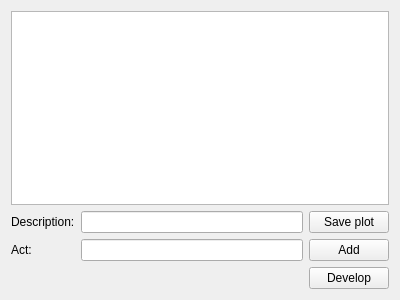
<?xml version="1.0" encoding="UTF-8"?>
<ui version="4.0">
 <class>Assistant</class>
 <widget class="QWidget" name="Assistant">
  <property name="geometry">
   <rect>
    <x>0</x>
    <y>0</y>
    <width>400</width>
    <height>300</height>
   </rect>
  </property>
  <property name="windowTitle">
   <string>Assistant</string>
  </property>
  <layout class="QVBoxLayout" name="verticalLayout_2">
   <item>
    <widget class="QTableView" name="tableView"/>
   </item>
   <item>
    <layout class="QHBoxLayout" name="horizontalLayout">
     <item>
      <layout class="QFormLayout" name="formLayout">
       <item row="0" column="0">
        <widget class="QLabel" name="label">
         <property name="text">
          <string>Description:</string>
         </property>
         <property name="buddy">
          <cstring>lineEditDescription</cstring>
         </property>
        </widget>
       </item>
       <item row="0" column="1">
        <widget class="QLineEdit" name="lineEditDescription"/>
       </item>
       <item row="1" column="0">
        <widget class="QLabel" name="label_2">
         <property name="text">
          <string>Act:</string>
         </property>
         <property name="buddy">
          <cstring>lineEditAct</cstring>
         </property>
        </widget>
       </item>
       <item row="1" column="1">
        <widget class="QLineEdit" name="lineEditAct"/>
       </item>
      </layout>
     </item>
     <item>
      <layout class="QVBoxLayout" name="verticalLayout">
       <item>
        <widget class="QPushButton" name="plotButton">
         <property name="text">
          <string>Save plot</string>
         </property>
        </widget>
       </item>
       <item>
        <widget class="QPushButton" name="addPushButton">
         <property name="text">
          <string>Add</string>
         </property>
        </widget>
       </item>
       <item>
        <widget class="QPushButton" name="developPushButton">
         <property name="text">
          <string>Develop</string>
         </property>
        </widget>
       </item>
      </layout>
     </item>
    </layout>
   </item>
  </layout>
 </widget>
 <layoutdefault spacing="6" margin="11"/>
 <resources/>
 <connections/>
</ui>
